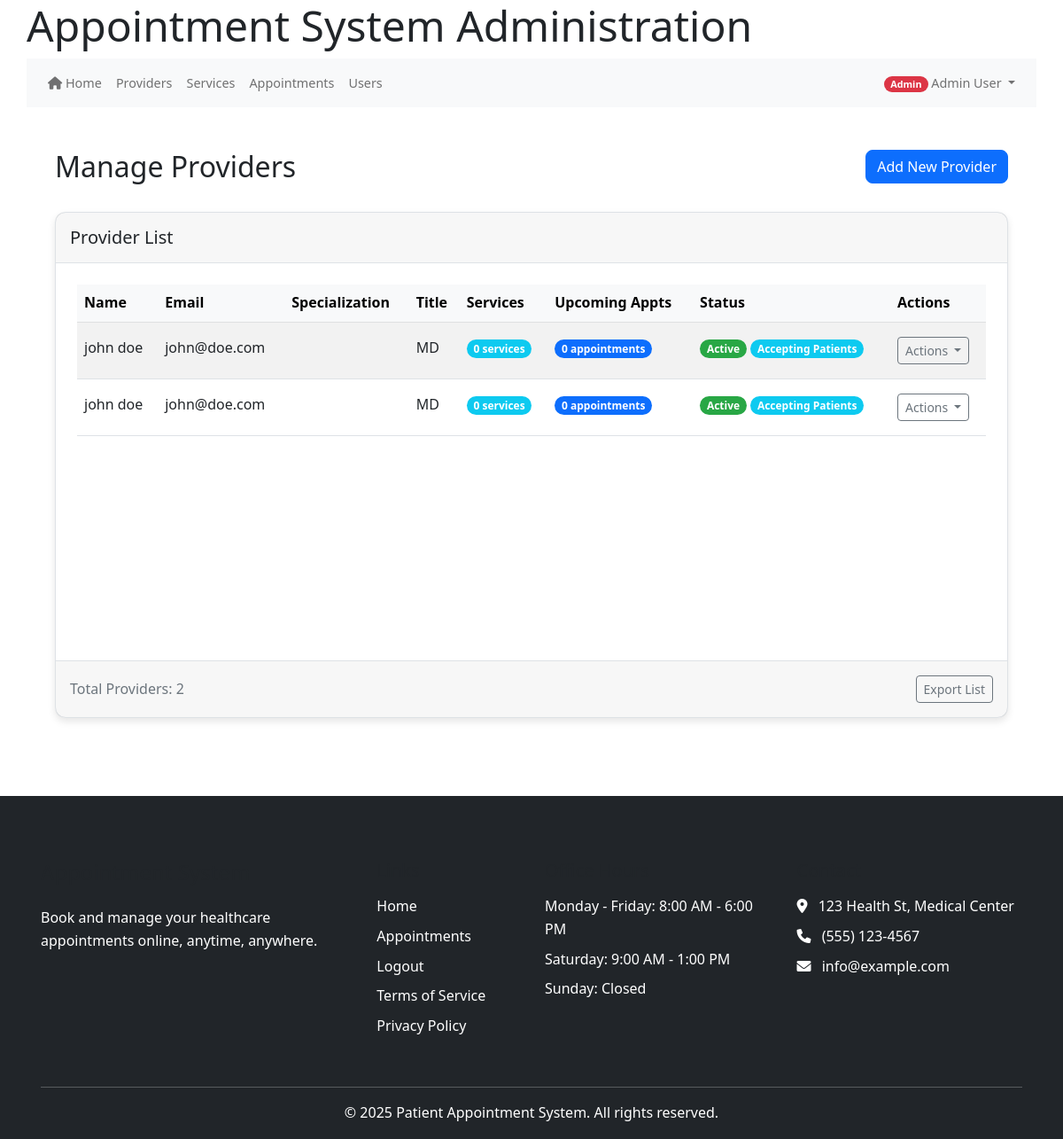
/index.php/admin/providers (signed in), run on the app's committed database.
### tables this page shows
CREATE TABLE IF NOT EXISTS `provider_profiles` (
  `profile_id` int(11) NOT NULL AUTO_INCREMENT,
  `provider_id` int(11) NOT NULL,
  `specialization` varchar(100) DEFAULT NULL,
  `title` varchar(50) DEFAULT NULL,
  `bio` text DEFAULT NULL,
  `accepting_new_patients` tinyint(1) DEFAULT 1,
  `max_patients_per_day` int(11) DEFAULT 20,
  `profile_image` varchar(255) DEFAULT NULL,
  `created_at` timestamp NOT NULL DEFAULT current_timestamp(),
  `updated_at` timestamp NOT NULL DEFAULT current_timestamp(),
  PRIMARY KEY (`profile_id`),
  KEY `provider_id` (`provider_id`)
);

CREATE TABLE IF NOT EXISTS `users` (
  `user_id` int(11) NOT NULL AUTO_INCREMENT,
  `email` varchar(255) NOT NULL,
  `password_hash` varchar(255) NOT NULL,
  `first_name` varchar(100) NOT NULL,
  `last_name` varchar(100) NOT NULL,
  `phone` varchar(20) DEFAULT NULL,
  `role` enum('patient','provider','admin','staff') NOT NULL,
  `is_active` tinyint(1) DEFAULT 1,
  `is_verified` tinyint(1) DEFAULT 0,
  `email_verified_at` datetime DEFAULT NULL,
  `created_at` datetime DEFAULT current_timestamp(),
  `last_login` datetime DEFAULT NULL,
  `verification_token` varchar(64) DEFAULT NULL,
  `reset_token` varchar(64) DEFAULT NULL,
  `reset_token_expires` datetime DEFAULT NULL,
  `token_expires` datetime DEFAULT NULL,
  `password_change_required` tinyint(1) DEFAULT 0,
  PRIMARY KEY (`user_id`)
);

### controllers/admin_controller.php (called while the page is built, shortened)
<?php
require_once MODEL_PATH . '/Provider.php';
class AdminController {
    protected $providerModel;
    public function __construct() {
        $this->db = get_db();
        $this->providerModel = new Provider($this->db);
    }
    public function providers() {
        $providers = $this->providerModel->getAll();
        include VIEW_PATH . '/admin/providers.php';
    }
}

### core/helpers.php (called while the page is built, shortened)
<?php
function base_url($path = '') {
    $protocol = isset($_SERVER['HTTPS']) && $_SERVER['HTTPS'] !== 'off' ? 'https' : 'http';
    $host = $_SERVER['HTTP_HOST'];
    $script_name = $_SERVER['SCRIPT_NAME'];
    $base_dir = dirname($script_name);
    $base_url = "{$protocol}://{$host}{$base_dir}";
    $base_url = rtrim($base_url, '/');
    $path = ltrim($path, '/');
    return $path ? "{$base_url}/{$path}" : $base_url;
}

### public_html/bootstrap.php (called while the page is built, shortened)
<?php
require_once APP_ROOT . '/core/helpers.php';
require_once CORE_PATH . '/helpers.php';
function get_db() {
    static $db = null;
    if ($db === null) {
        if (defined('DB_HOST') && defined('DB_USER') && defined('DB_PASS') && defined('DB_NAME')) {
            $db = new mysqli(DB_HOST, DB_USER, DB_PASS, DB_NAME);
            $db->set_charset('utf8mb4');
        } else {
            throw new Exception("Database constants not defined");
        }
    }
    return $db;
}
return true;

### models/Provider.php (called while the page is built, shortened)
<?php
class Provider {
    private $db;
    public function __construct($db) {
        $this->db = $db;
    }
    public function getAll() {
        try {
            $stmt = $this->db->prepare("
                SELECT u.user_id, u.first_name, u.last_name, u.email, u.is_active,
                       pp.specialization, pp.title, pp.bio, pp.accepting_new_patients
                FROM users u
                JOIN provider_profiles pp ON u.user_id = pp.provider_id
                WHERE u.role = 'provider' AND u.is_active = 1
            ");
            $stmt->execute();
            $result = $stmt->get_result();
            return $result->fetch_all(MYSQLI_ASSOC) ?: [];
        } catch (Exception $e) {
            error_log("Error fetching all providers: " . $e->getMessage());
            return [];
        }
    }
}
?>

### views/admin/providers.php (the view, shortened to what this page needs)
<?php include VIEW_PATH . '/partials/header.php'; ?>
<div class="container-fluid my-4" style="min-height: 80vh; padding-bottom: 40px;">
    <div class="row mb-4">
        <div class="col-md-6">
            <h2>Manage Providers</h2>
        </div>
        <div class="col-md-6 text-end">
            <a href="<?= base_url('index.php/admin/addProvider') ?>" class="btn btn-primary">
                <i class="bi bi-plus-circle"></i> Add New Provider
            </a>
        </div>
    </div>
    <div class="card shadow-sm mb-4">
        <div class="card-header py-3">
            <h5 class="mb-0">Provider List</h5>
        </div>
        <div class="card-body p-4">
            <div class="table-responsive" style="min-height: 400px;">
                <table class="table table-striped table-hover">
                    <thead class="table-light">
                        <tr>
                            <th>Name</th>
                            <th>Email</th>
                            <th>Specialization</th>
                            <th>Title</th>
                            <th>Services</th>
                            <th>Upcoming Appts</th>
                            <th>Status</th>
                            <th>Actions</th>
                        </tr>
                    </thead>
                    <tbody>
                        <?php if (empty($providers)): ?>
                            <tr>
                                <td colspan="8" class="text-center py-5">
                                    <p class="text-muted">No providers found.</p>
                                    <a href="<?= base_url('index.php/admin/addProvider') ?>" class="btn btn-primary mt-2">
                                        Add Your First Provider
                                    </a>
                                </td>
                            </tr>
                        <?php else: ?>
                            <?php foreach ($providers as $provider): ?>
                                <tr>
                                    <td class="py-3"><?= htmlspecialchars($provider['first_name'] . ' ' . $provider['last_name']) ?></td>
                                    <td class="py-3"><?= htmlspecialchars($provider['email']) ?></td>
                                    <td class="py-3"><?= htmlspecialchars($provider['specialization'] ?? 'N/A') ?></td>
                                    <td class="py-3"><?= htmlspecialchars($provider['title'] ?? 'N/A') ?></td>
                                    <td class="py-3">
                                        <span class="badge bg-info">
                                            <?= $provider['service_count'] ?? 0 ?> services
                                        </span>
                                    </td>
                                    <td class="py-3">
                                        <span class="badge bg-primary">
                                            <?= $provider['appointment_count'] ?? 0 ?> appointments
                                        </span>
                                    </td>
                                    <td class="py-3">
                                        <?php if ($provider['is_active']): ?>
                                            <span class="badge bg-success">Active</span>
                                        <?php else: ?>
                                            <span class="badge bg-danger">Inactive</span>
                                        <?php endif; ?>
                                        <?php if (isset($provider['accepting_new_patients']) && $provider['accepting_new_patients']): ?>
                                            <span class="badge bg-info">Accepting Patients</span>
                                        <?php else: ?>
                                            <span class="badge bg-warning text-dark">Not Accepting</span>
                                        <?php endif; ?>
                                    </td>
                                    <td class="py-3">
                                        <div class="btn-group" role="group">
                                            <button type="button" class="btn btn-sm btn-outline-secondary dropdown-toggle" data-bs-toggle="dropdown">
                                                Actions
                                            </button>
                                        </div>
                                    </td>
                                </tr>
                            <?php endforeach; ?>
                        <?php endif; ?>
                    </tbody>
                </table>
            </div>
        </div>
        <div class="card-footer text-muted py-3">
            <div class="d-flex justify-content-between align-items-center">
                <span>Total Providers: <?= isset($providers) && is_array($providers) ? count($providers) : 0 ?></span>
                <a href="#" class="btn btn-sm btn-outline-secondary">Export List</a>
            </div>
        </div>
    </div>
</div>
<?php include VIEW_PATH . '/partials/footer.php'; ?>

### views/partials/header.php (style rules this page uses)
body { padding-top: 20px; padding-bottom: 20px; font-family: 'Segoe UI', Tahoma, Geneva, Verdana, sans-serif; }
.card { margin-bottom: 20px; border-radius: 12px; box-shadow: 0 4px 8px rgba(0,0,0,0.1) !important; transition: none !important; }

### views/partials/footer.php (style rules this page uses)
html, body { height: 100%; margin: 0; padding: 0; }
body { display: flex; flex-direction: column; min-height: 100vh; }

### data on the page
provider_profiles: provider.last_name "john doe", provider.email "john@doe.com", title "MD", service_count "0", appointment_count "0", accepting_new_patients "Accepting Patients"

### other printed values
$userRole "Admin"
$userName "Admin User"
count($providers) "2"
